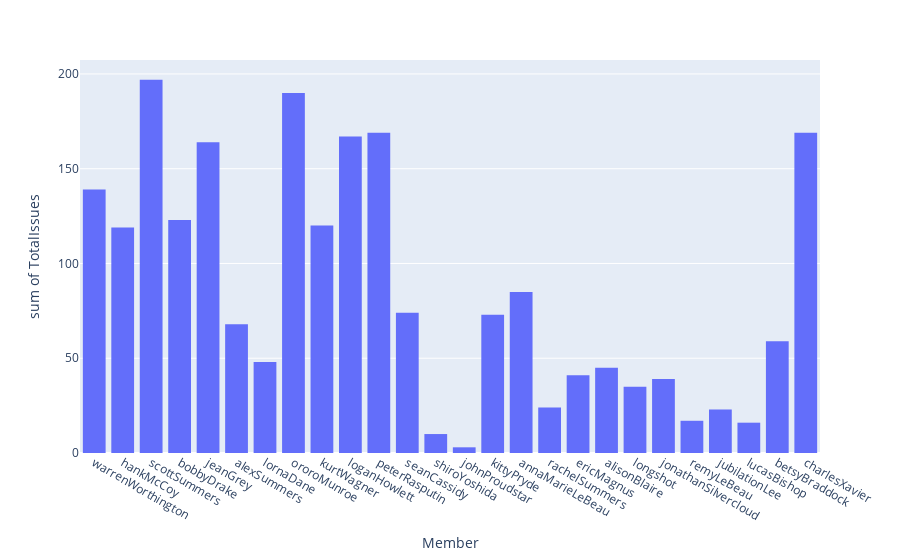

The code cell stored with this chart in its notebook:
### Code cell
fig = px.histogram(df, y="TotalIssues",x="Member")
fig.show()

### Figure 1 — Plotly figure (JSON) as saved in the notebook; plotly's stock layout.template omitted (floating-point values rounded to 4 significant figures)
{"data": [{"alignmentgroup": "True", "bingroup": "x", "histfunc": "sum", "hovertemplate": "Member=%{x}<br>sum of TotalIssues=%{y}<extra></extra>", "legendgroup": "", "marker": {"color": "#636efa", "pattern": {"shape": ""}}, "name": "", "offsetgroup": "", "orientation": "v", "showlegend": false, "type": "histogram", "x": ["warrenWorthington", "hankMcCoy", "scottSummers", "bobbyDrake", "jeanGrey", "alexSummers", "lornaDane", "ororoMunroe", "kurtWagner", "loganHowlett", "peterRasputin", "seanCassidy", "shiroYoshida", "johnProudstar", "kittyPryde", "annaMarieLeBeau", "rachelSummers", "ericMagnus", "alisonBlaire", "longshot", "jonathanSilvercloud", "remyLeBeau", "jubilationLee", "lucasBishop", "betsyBraddock", "charlesXavier"], "xaxis": "x", "y": [139, 119, 197, 123, 164, 68, 48, 190, 120, 167, 169, 74, 10, 3, 73, 85, 24, 41, 45, 35, 39, 17, 23, 16, 59, 169], "yaxis": "y"}], "layout": {"barmode": "relative", "legend": {"tracegroupgap": 0}, "margin": {"t": 60}, "xaxis": {"anchor": "y", "domain": [0, 1], "title": {"text": "Member"}}, "yaxis": {"anchor": "x", "domain": [0, 1], "title": {"text": "sum of TotalIssues"}}}}
